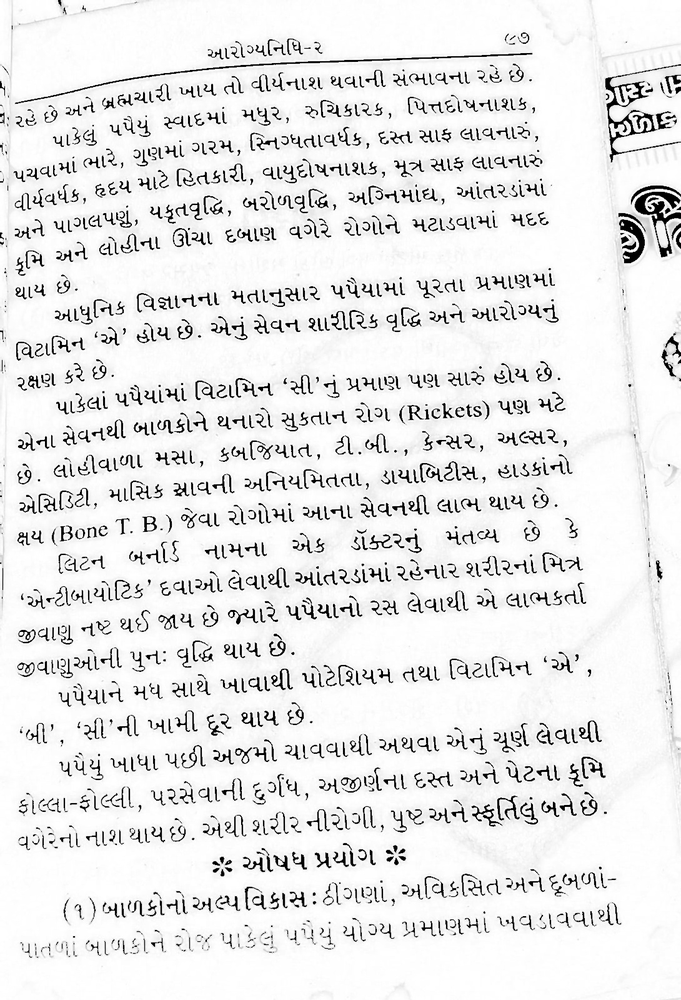
#> input picture image.png, 681 x 1000 px, shrunk from 1090 x 1600 before the run
$ python -i CleanTxtVisible.py   (imports and definitions only)
#> lines starting #> are read from the running program, lines starting #| are printed output that depends on the picture
def cleanTxtVisible(img_path):
#> called with img_path = '../image.png'
    import cv2
    # Load the image with text
    image = cv2.imread(img_path)
#> image is the input picture: shape (1000, 681, 3); min 0, max 255, mean 231.8
    gray = cv2.cvtColor(image, cv2.COLOR_BGR2GRAY)
    # Apply adaptive thresholding
    thresholded = cv2.adaptiveThreshold(gray, 255, cv2.ADAPTIVE_THRESH_GAUSSIAN_C, cv2.THRESH_BINARY, 11, 2)
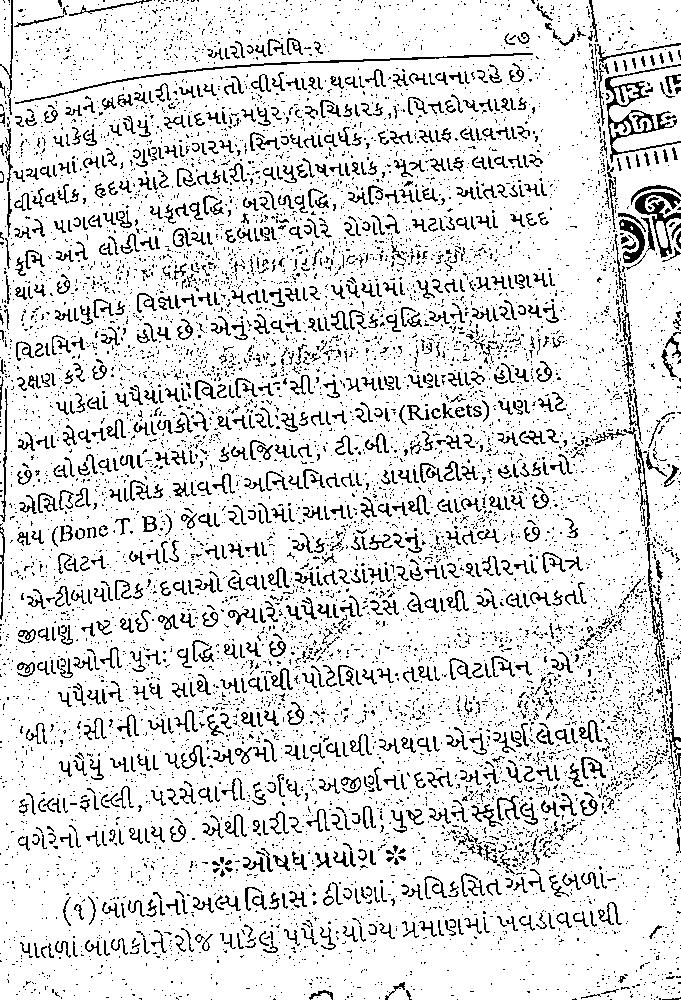
#> thresholded: shape (1000, 681); 86.7% white; black in thin lines or dots
    kernel = cv2.getStructuringElement(cv2.MORPH_RECT, (1,1))
    enhanced_text = cv2.morphologyEx(thresholded, cv2.MORPH_OPEN, kernel)
    img_path='temp//enhanced_image.jpg'
    cv2.imwrite(img_path, enhanced_text)
    return img_path

>>> result = cleanTxtVisible('../image.png')
